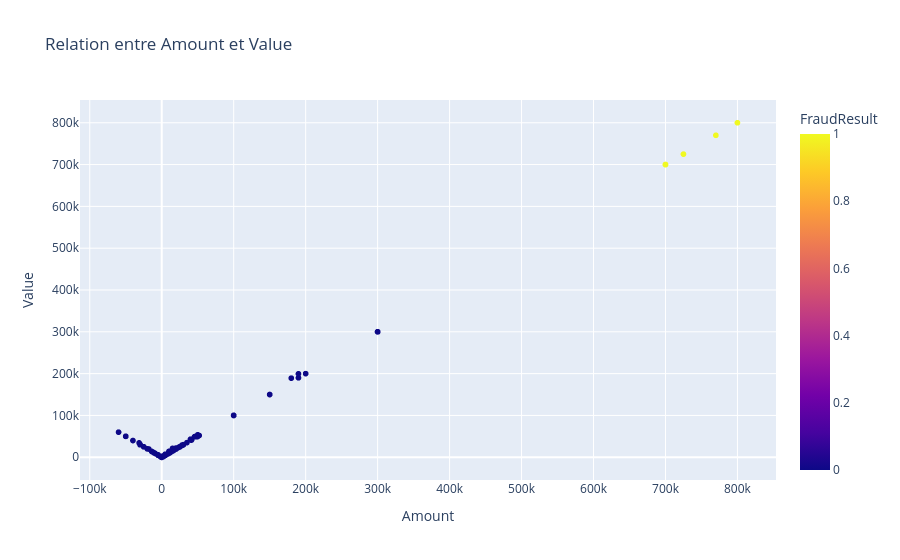

Notebook cell for this chart:
### Markdown cell above
## Scatter plot interactif

### Code cell
fig = px.scatter(df, x="Amount", y="Value", color="FraudResult", title="Relation entre Amount et Value")
fig.show()

### Figure 1 — Plotly figure (JSON) as saved in the notebook; plotly's stock layout.template omitted (floating-point values rounded to 4 significant figures; data arrays with more than 128 entries replaced by an {"elided": "..."} marker saying what was removed)
{"data": [{"hovertemplate": "Amount=%{x}<br>Value=%{y}<br>FraudResult=%{marker.color}<extra></extra>", "legendgroup": "", "marker": {"color": {"elided": "2000 int values"}, "coloraxis": "coloraxis", "symbol": "circle"}, "mode": "markers", "name": "", "showlegend": false, "type": "scattergl", "x": {"elided": "2000 float values"}, "xaxis": "x", "y": {"elided": "2000 int values"}, "yaxis": "y"}], "layout": {"coloraxis": {"colorbar": {"title": {"text": "FraudResult"}}, "colorscale": [[0, "#0d0887"], [0.1111, "#46039f"], [0.2222, "#7201a8"], [0.3333, "#9c179e"], [0.4444, "#bd3786"], [0.5556, "#d8576b"], [0.6667, "#ed7953"], [0.7778, "#fb9f3a"], [0.8889, "#fdca26"], [1, "#f0f921"]]}, "legend": {"tracegroupgap": 0}, "title": {"text": "Relation entre Amount et Value"}, "xaxis": {"anchor": "y", "domain": [0, 1], "title": {"text": "Amount"}}, "yaxis": {"anchor": "x", "domain": [0, 1], "title": {"text": "Value"}}}}
